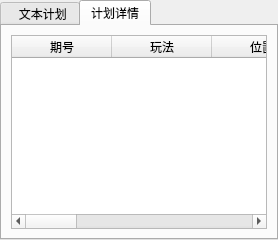
          <widget class="QTabWidget" name="tabWidget">
           <property name="currentIndex">
            <number>1</number>
           </property>
           <widget class="QWidget" name="tab">
            <attribute name="title">
             <string>  文本计划</string>
            </attribute>
           </widget>
           <widget class="QWidget" name="tab_2">
            <attribute name="title">
             <string>计划详情</string>
            </attribute>
            <layout class="QVBoxLayout" name="verticalLayout_15">
             <item>
              <widget class="QTableWidget" name="tableWidgetPlan">
               <column>
                <property name="text">
                 <string>期号</string>
                </property>
               </column>
               <column>
                <property name="text">
                 <string>玩法</string>
                </property>
               </column>
               <column>
                <property name="text">
                 <string>位置</string>
                </property>
               </column>
               <column>
                <property name="text">
                 <string>周期</string>
                </property>
               </column>
               <column>
                <property name="text">
                 <string>注数</string>
                </property>
               </column>
               <column>
                <property name="text">
                 <string>倍投</string>
                </property>
               </column>
               <column>
                <property name="text">
                 <string>盈亏</string>
                </property>
               </column>
               <column>
                <property name="text">
                 <string>状态</string>
                </property>
               </column>
               <column>
                <property name="text">
                 <string>操作</string>
                </property>
               </column>
              </widget>
             </item>
            </layout>
           </widget>
          </widget>
